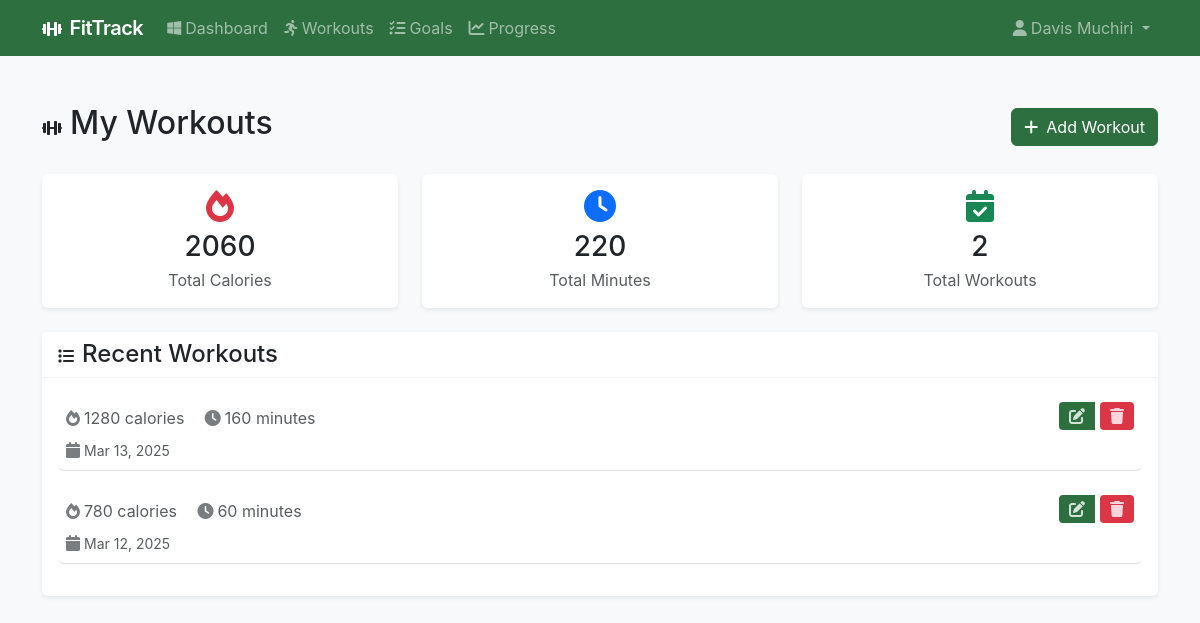
/workouts/workouts/ (signed in), run on the app's committed database.
### workouts/models.py (models this page shows, shortened)
class Workout(models.Model):
    WORKOUT_TYPES = [
        ('running', 'Running'),
        ('cycling', 'Cycling'),
        ('swimming', 'Swimming'),
        ('weight_training', 'Weight Training'),
        ('yoga', 'Yoga/Flexibility'),
        ('hiit', 'HIIT'),
        ('cardio', 'Cardio'),
        ('other', 'Other'),
    ]
    INTENSITY_CHOICES = [
        ('low', 'Low'),
        ('medium', 'Medium'),
        ('high', 'High'),
    ]
    user = models.ForeignKey(User, on_delete=models.CASCADE, related_name='workouts')
    type = models.CharField(max_length=20, choices=WORKOUT_TYPES)
    duration = models.IntegerField(validators=[MinValueValidator(1)], help_text='Duration in minutes')
    intensity = models.CharField(max_length=10, choices=INTENSITY_CHOICES, default='medium')
    calories_burned = models.IntegerField(validators=[MinValueValidator(0)])
    date = models.DateTimeField(default=timezone.now)
    notes = models.TextField(blank=True)
    class Meta:
        ordering = ['-date']

### workouts/views.py (the view)
# urls.py: path('workouts/', views.workout_list, name='workout_list'),
@login_required
def workout_list(request):
    workouts = Workout.objects.filter(user=request.user).order_by('-date')
    stats = calculate_workout_stats(request.user)
    context = {
        'workouts': workouts,
        'total_calories': stats['total_calories'],
        'total_duration': stats['total_duration'],
        'total_workouts': stats['total_workouts'],
    }
    if request.headers.get('HX-Request'):
        if request.headers.get('HX-Trigger') == 'statsUpdated':
            return render(request, 'workouts/partials/workout_stats.html', context)
        return render(request, 'workouts/partials/workout_list.html', context)
    return render(request, 'workouts/workout_list.html', context)

### workouts/views.py (called while the page is built)
def calculate_workout_stats(user):
    today = timezone.now().date()
    total_workouts = Workout.objects.filter(user=user).count()
    total_calories = Workout.objects.filter(user=user).aggregate(
        total=Sum('calories_burned'))['total'] or 0
    total_duration = Workout.objects.filter(user=user).aggregate(
        total=Sum('duration'))['total'] or 0
    active_goals = Goal.objects.filter(
        user=user,
        deadline__gte=today
    ).count()
    return {
        'total_workouts': total_workouts,
        'total_calories': total_calories,
        'total_duration': total_duration,
        'active_goals': active_goals
    }

### templates/workouts/workout_list.html (shortened to what this page needs)
{% extends "base.html" %}
{% load crispy_forms_tags %}
{% block content %}
<div class="container py-4">
    <div class="d-flex justify-content-between align-items-center mb-4">
        <h2><i class="fas fa-dumbbell me-2"></i>My Workouts</h2>
        <button class="btn btn-primary"
                hx-get="{% url 'workouts:workout_add' %}"
                hx-target="#modal-content"
                data-bs-toggle="modal"
                data-bs-target="#modal">
            <i class="fas fa-plus me-2"></i>Add Workout
        </button>
    </div>
    <div class="row mb-4 justify-content-center" id="workout-stats">
        <div class="col-md-4">
            <div class="card border-0 shadow-sm">
                <div class="card-body text-center">
                    <i class="fas fa-fire fa-2x text-danger mb-2"></i>
                    <h3 class="mb-1">{{ total_calories|default:"0" }}</h3>
                    <p class="text-muted mb-0">Total Calories</p>
                </div>
            </div>
        </div>
        <div class="col-md-4">
            <div class="card border-0 shadow-sm">
                <div class="card-body text-center">
                    <i class="fas fa-clock fa-2x text-primary mb-2"></i>
                    <h3 class="mb-1">{{ total_duration|default:"0" }}</h3>
                    <p class="text-muted mb-0">Total Minutes</p>
                </div>
            </div>
        </div>
        <div class="col-md-4">
            <div class="card border-0 shadow-sm">
                <div class="card-body text-center">
                    <i class="fas fa-calendar-check fa-2x text-success mb-2"></i>
                    <h3 class="mb-1">{{ total_workouts|default:"0" }}</h3>
                    <p class="text-muted mb-0">Total Workouts</p>
                </div>
            </div>
        </div>
    </div>
    <div class="card border-0 shadow-sm">
        <div class="card-header bg-white">
            <h4 class="mb-0"><i class="fas fa-list me-2"></i>Recent Workouts</h4>
        </div>
        <div class="card-body">
            <div id="workout-list">
                {% for workout in workouts %}
                    {% include "workouts/partials/workout_item.html" %}
                {% empty %}
                    <div class="text-center text-muted py-5">
                        <i class="fas fa-dumbbell fa-3x mb-3"></i>
                        <h5>No workouts yet</h5>
                        <p>Start tracking your fitness journey by adding your first workout!</p>
                    </div>
                {% endfor %}
            </div>
        </div>
    </div>
</div>
{% endblock %}

### templates/base.html (shortened to what this page needs)
<!DOCTYPE html>
<html lang="en">
<head>
    <link href="https://cdn.jsdelivr.net/npm/bootstrap@5.3.0/dist/css/bootstrap.min.css" rel="stylesheet">
    <link href="https://cdnjs.cloudflare.com/ajax/libs/font-awesome/6.0.0/css/all.min.css" rel="stylesheet">
    {% load static %}
        <link href="{% static 'css/style.css' %}" rel="stylesheet">
</head>
<body class="bg-light">
    <nav class="navbar navbar-expand-lg navbar-dark bg-primary">
        <div class="container">
            <a class="navbar-brand" href="{% url 'workouts:dashboard' %}">
                <i class="fas fa-dumbbell me-2"></i>FitTrack
            </a>
            <div class="collapse navbar-collapse" id="navbarNav">
                {% if user.is_authenticated %}
                    <ul class="navbar-nav me-auto">
                        <li class="nav-item">
                            <a class="nav-link" href="{% url 'workouts:dashboard' %}">
                                <i class="fa-brands fa-windows me-1"></i>Dashboard
                            </a>
                        </li>
                        <li class="nav-item">
                            <a class="nav-link" href="{% url 'workouts:workout_list' %}">
                                <i class="fas fa-running me-1"></i>Workouts
                            </a>
                        </li>
                        <li class="nav-item">
                            <a class="nav-link" href="{% url 'workouts:goal_list' %}">
                                <i class="fa-solid fa-list-check me-1"></i>Goals
                            </a>
                        </li>
                        <li class="nav-item">
                            <a class="nav-link" href="{% url 'workouts:progress_list' %}">
                                <i class="fas fa-chart-line me-1"></i>Progress
                            </a>
                        </li>
                    </ul>
                    <ul class="navbar-nav">
                        <li class="nav-item dropdown">
                            <a class="nav-link dropdown-toggle" href="#" id="userDropdown" role="button" data-bs-toggle="dropdown">
                                <i class="fas fa-user me-1"></i>{{ user.get_full_name|default:user.username }}
                            </a>
                        </li>
                    </ul>
                {% endif %}
            </div>
        </div>
    </nav>
    <main class="py-4">
        {% block content %}{% endblock %}
    </main>
</body>
</html>

### templates/workouts/partials/workout_item.html (shortened to what this page needs)
<div class="workout-item mb-3 p-2 border-bottom rounded">
    <div class="d-flex justify-content-between align-items-start">
        <div>
            <p class="text-muted mb-2">
                <i class="fas fa-fire me-1"></i>{{ workout.calories_burned }} calories
                <i class="fas fa-clock ms-3 me-1"></i>{{ workout.duration }} minutes
            </p>
            <small class="text-muted">
                <i class="fas fa-calendar me-1"></i>{{ workout.date|date:"M d, Y" }}
            </small>
        </div>
        <div class="btn-group" style="gap: 5px; align-items: center;">
            <button class="btn btn-primary btn-sm"
                    hx-get="{% url 'workouts:workout_edit' workout.pk %}"
                    hx-target="#modal-content"
                    data-bs-toggle="modal"
                    data-bs-target="#modal"
                    style="display: flex; align-items: center; justify-content: center; padding: 6px 10px; border: none;">
                <i class="fas fa-edit"></i>
            </button>
            <form method="post"
                  action="{% url 'workouts:workout_delete' workout.pk %}"
                  hx-post="{% url 'workouts:workout_delete' workout.pk %}"
                  hx-confirm="Are you sure you want to delete this workout?"
                  hx-target="#workout-list"
                  style="margin: 0;">
                <button type="submit" class="btn btn-danger btn-sm"
                        style="display: flex; align-items: center; justify-content: center; padding: 6px 10px; border: none;">
                    <i class="fas fa-trash"></i>
                </button>
            </form>
        </div>
    </div>
</div>

### static/css/style.css (style rules this page uses)
:root { --primary-color: #2E6F40; --secondary-color: #253D2C; --success-color: #68BA7F; --warning-color: #f59e0b; --danger-color: #ef4444; --light-bg: #CFFFDC; --dark-bg: #253D2C; }
* { font-size:16px; }
body { background-color: var(--light-bg); font-family: 'Inter', system-ui, -apple-system, sans-serif; }
.navbar { background-color: var(--primary-color) !important; }
.navbar-brand { font-weight: 600; letter-spacing: -0.025em; }
.card { border: none; box-shadow: 0 1px 3px 0 rgb(0 0 0 / 0.1), 0 1px 2px -1px rgb(0 0 0 / 0.1); transition: all 0.3s ease; }
.card-header { background-color: #fff; border-bottom: 1px solid rgba(0, 0, 0, 0.05); }
.workout-item { border-radius: 0.5rem; }
.workout-item i { opacity: 0.8; }
.btn-primary { background-color: var(--primary-color); border-color: var(--primary-color); }

### data on the page
Workout: calories_burned "1280", duration "160", date "Mar 13, 2025"
Workout: calories_burned "780", duration "60", date "Mar 12, 2025"

### other printed values
{{ user.get_full_name|default:user.username }} "Davis Muchiri"
{{ total_calories|default:"0" }} "2060"
{{ total_duration|default:"0" }} "220"
{{ total_workouts|default:"0" }} "2"
